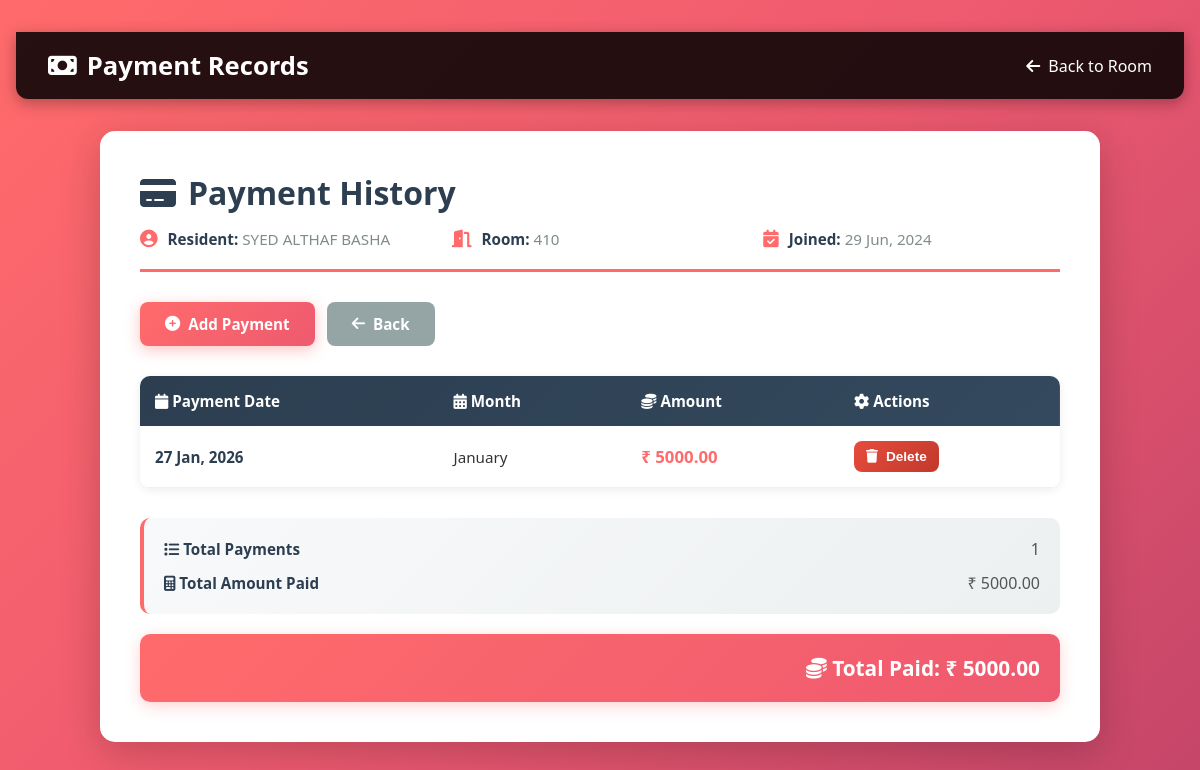
The page /resident/3/payments/ (signed in) on the database its author committed.
### pgapp/models.py (models this page shows, shortened)
class Resident(models.Model):
    room = models.ForeignKey(Room, on_delete=models.CASCADE)
    name = models.CharField(max_length=100)
    age = models.IntegerField()
    gender = models.CharField(max_length=10, default='Not specified', blank=True)
    photo = models.ImageField(upload_to='photos/', blank=True, null=True)
    joining_date = models.DateField(blank=True, null=True)
    address = models.TextField(blank=True, null=True)
    mobile_number = models.CharField(max_length=15, blank=True, null=True)

class Room(models.Model):
    pg = models.ForeignKey(PG, on_delete=models.CASCADE)
    room_number = models.CharField(max_length=10)
    capacity = models.IntegerField()

class Payment(models.Model):
    resident = models.ForeignKey(Resident, on_delete=models.CASCADE)
    amount = models.DecimalField(max_digits=10, decimal_places=2)
    month = models.CharField(max_length=20)
    payment_date = models.DateField()

### pgapp/views.py (the view)
# urls.py: path('resident/<int:resident_id>/payments/', views.resident_payments, name='resident_payments'),
@login_required
def resident_payments(request, resident_id):
    resident = get_object_or_404(Resident, id=resident_id)
    payments = Payment.objects.filter(resident=resident).order_by('-payment_date')
    total = payments.aggregate(total=Sum('amount'))['total']
    return render(request, 'payments_list.html', {'resident': resident, 'payments': payments, 'total_amount': total})

### pgapp/templates/payments_list.html (shortened to what this page needs)
<!DOCTYPE html>
<html lang="en">
<head>
    <link href="https://cdnjs.cloudflare.com/ajax/libs/font-awesome/6.4.0/css/all.min.css" rel="stylesheet">
</head>
<body>
    <div class="navbar">
        <h1><i class="fas fa-money-bill"></i> Payment Records</h1>
        <a href="{% url 'room_detail' resident.room.id %}"><i class="fas fa-arrow-left"></i> Back to Room</a>
    </div>
    <div class="container">
        <div class="header">
            <h1><i class="fas fa-credit-card"></i> Payment History</h1>
            <div class="meta">
                <div class="meta-item">
                    <i class="fas fa-user-circle"></i>
                    <span><span class="meta-label">Resident:</span> {{ resident.name }}</span>
                </div>
                <div class="meta-item">
                    <i class="fas fa-door-open"></i>
                    <span><span class="meta-label">Room:</span> {{ resident.room.room_number }}</span>
                </div>
                <div class="meta-item">
                    <i class="fas fa-calendar-check"></i>
                    <span><span class="meta-label">Joined:</span> {% if resident.joining_date %}{{ resident.joining_date|date:'d M, Y' }}{% else %}—{% endif %}</span>
                </div>
            </div>
        </div>
        <div class="action-buttons">
            <a href="{% url 'add_payment' resident.id %}" class="btn btn-primary"><i class="fas fa-plus-circle"></i> Add Payment</a>
            <a href="{% url 'room_detail' resident.room.id %}" class="btn btn-secondary"><i class="fas fa-arrow-left"></i> Back</a>
        </div>
        {% if payments %}
            <div class="table-wrapper">
                <table>
                    <thead>
                        <tr>
                            <th><i class="fas fa-calendar"></i> Payment Date</th>
                            <th><i class="fas fa-calendar-days"></i> Month</th>
                            <th><i class="fas fa-coins"></i> Amount</th>
                            <th><i class="fas fa-cog"></i> Actions</th>
                        </tr>
                    </thead>
                    <tbody>
                        {% for payment in payments %}
                        <tr>
                            <td class="date-cell">{{ payment.payment_date|date:'d M, Y' }}</td>
                            <td>{{ payment.month }}</td>
                            <td class="amount-cell">₹ {{ payment.amount|floatformat:2 }}</td>
                            <td class="actions">
                                <form action="{% url 'delete_payment' payment.id %}" method="post" onsubmit="return confirm('Are you sure you want to delete this payment?');" style="display:inline;">
                                    <button type="submit" class="btn btn-delete"><i class="fas fa-trash"></i> Delete</button>
                                </form>
                            </td>
                        </tr>
                        {% endfor %}
                    </tbody>
                </table>
            </div>
            <div class="summary">
                <div class="summary-row">
                    <span class="summary-label"><i class="fas fa-list"></i> Total Payments</span>
                    <span class="summary-value">{{ payments|length }}</span>
                </div>
                <div class="summary-row">
                    <span class="summary-label"><i class="fas fa-calculator"></i> Total Amount Paid</span>
                    <span class="summary-value">₹ {% if total_amount %}{{ total_amount|floatformat:2 }}{% else %}0.00{% endif %}</span>
                </div>
            </div>
        {% else %}
            <div class="empty-state">
                <i class="fas fa-inbox"></i>
                <p>No payment records yet</p>
                <a href="{% url 'add_payment' resident.id %}" class="btn btn-primary"><i class="fas fa-plus-circle"></i> Record First Payment</a>
            </div>
        {% endif %}
        {% if total_amount %}
        <div class="total">
            <i class="fas fa-coins"></i> Total Paid: ₹ {{ total_amount|floatformat:2 }}
        </div>
        {% endif %}
    </div>
</body>
</html>

### pgapp/templates/payments_list.html (style rules this page uses)
* { margin: 0; padding: 0; box-sizing: border-box; }
body { font-family: 'Segoe UI', Tahoma, Geneva, Verdana, sans-serif; background: linear-gradient(135deg, #ff6b6b 0%, #ee5a6f 50%, #c44569 100%); background-attachment: fixed; color: #333; min-height: 100vh; padding: 2rem 1rem; }
.navbar { background: rgba(0, 0, 0, 0.85); padding: 1rem 2rem; display: flex; justify-content: space-between; align-items: center; box-shadow: 0 4px 15px rgba(0, 0, 0, 0.3); position: sticky; top: 0; z-index: 100; margin-bottom: 2rem; border-radius: 0 0 12px 12px; }
.navbar h1 { color: #fff; font-size: 1.6rem; display: flex; align-items: center; gap: 10px; }
.navbar a { color: #fff; text-decoration: none; transition: color 0.3s; display: flex; align-items: center; gap: 8px; }
.container { max-width: 1000px; margin: 0 auto; background: white; border-radius: 15px; padding: 40px; box-shadow: 0 10px 40px rgba(0, 0, 0, 0.2); animation: slideUp 0.5s ease-out; }
.header { margin-bottom: 30px; border-bottom: 3px solid #ff6b6b; padding-bottom: 20px; }
.header h1 { color: #2c3e50; font-size: 2rem; margin-bottom: 5px; display: flex; align-items: center; gap: 12px; }
.meta { color: #7f8c8d; font-size: 0.95rem; display: grid; grid-template-columns: repeat(auto-fit, minmax(250px, 1fr)); gap: 15px; margin-top: 15px; }
.meta-item { display: flex; align-items: center; gap: 10px; }
.meta-item i { color: #ff6b6b; font-size: 1.1rem; }
.meta-label { font-weight: 600; color: #2c3e50; }
.action-buttons { display: flex; gap: 12px; flex-wrap: wrap; margin-bottom: 30px; }
.btn { display: inline-flex; align-items: center; gap: 8px; padding: 12px 25px; border-radius: 8px; text-decoration: none; font-weight: 600; transition: all 0.3s; border: none; cursor: pointer; font-size: 0.95rem; }
.btn-primary { background: linear-gradient(135deg, #ff6b6b 0%, #ee5a6f 100%); color: white; box-shadow: 0 4px 15px rgba(255, 107, 107, 0.4); }
.btn-secondary { background: #95a5a6; color: white; }
.table-wrapper { overflow-x: auto; margin-bottom: 30px; border-radius: 10px; box-shadow: 0 2px 10px rgba(0, 0, 0, 0.08); }
table { width: 100%; border-collapse: collapse; font-size: 0.95rem; }
thead { background: linear-gradient(135deg, #2c3e50 0%, #34495e 100%); color: white; }
th { padding: 15px; text-align: left; font-weight: 600; }
tbody tr { border-bottom: 1px solid #ecf0f1; transition: all 0.3s; }
td { padding: 15px; }
.date-cell { font-weight: 600; color: #2c3e50; }
.amount-cell { font-weight: 700; color: #ff6b6b; font-size: 1.05rem; }
.actions { display: flex; gap: 8px; }
.btn-delete { background: linear-gradient(135deg, #e74c3c 0%, #c0392b 100%); color: white; padding: 8px 12px; font-size: 0.85rem; }
.summary { background: linear-gradient(135deg, #f8f9fa 0%, #ecf0f1 100%); padding: 20px; border-radius: 10px; border-left: 4px solid #ff6b6b; }
.summary-row { display: flex; justify-content: space-between; align-items: center; margin-bottom: 12px; }
.summary-row:last-child { margin-bottom: 0; }
.summary-label { font-weight: 600; color: #2c3e50; font-size: 0.95rem; }
.summary-value { color: #555; }
.total { background: linear-gradient(135deg, #ff6b6b 0%, #ee5a6f 100%); color: white; padding: 20px; border-radius: 10px; text-align: right; margin-top: 20px; font-size: 1.3rem; font-weight: 700; box-shadow: 0 4px 15px rgba(255, 107, 107, 0.3); }

### rows shown on the page
Resident: name "SYED ALTHAF BASHA", room.room_number "410", joining_date "29 Jun, 2024"
Payment: payment_date "27 Jan, 2026", month "January", amount "5000.00"

### other values the page prints
{{ payments|length }} "1"
{{ total_amount|floatformat:2 }} "5000.00"
